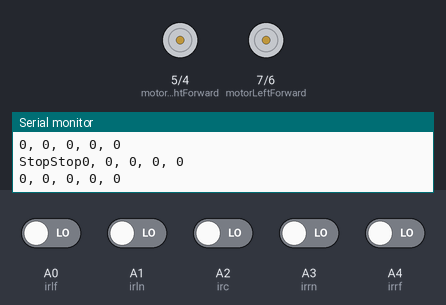
A sketch run on a simulated Arduino Uno, built with avr-gcc and run on an emulated ATmega328P. Parts: motor-driver pin pairs drawn as motors (green arrow = first pin HIGH = forward, orange = second pin HIGH = backward, longer = more drive, scaled by the enable pin), the last lines printed to the serial monitor. The inputs (shaded band) are chosen by the test bench; at power-on: A0 (irlf), A1 (irln), A2 (irc), A3 (irrn), A4 (irrf) LOW.

Above: at 1.2 s.
1.3 s: A1 (irln) driven HIGH
At 1.9 s:
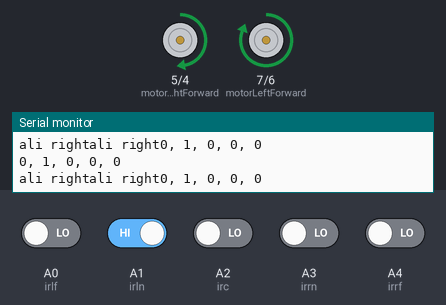
2.8 s: A2 (irc) driven HIGH
At 4.0 s:
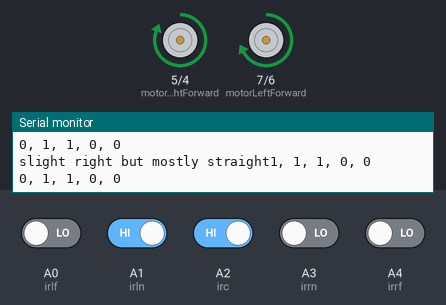
4.3 s: A2 (irc) driven LOW
At 5.6 s:
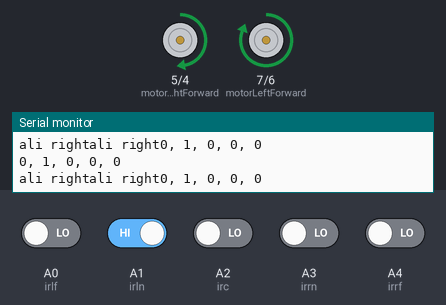
5.9 s: A0 (irlf) driven HIGH
At 6.7 s:
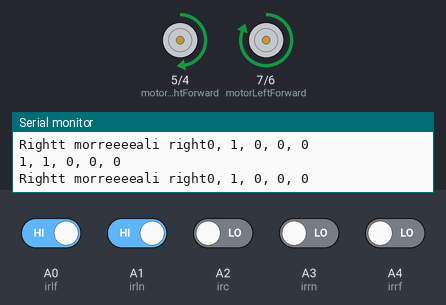
7.5 s: A1 (irln) driven LOW
At 8.7 s:
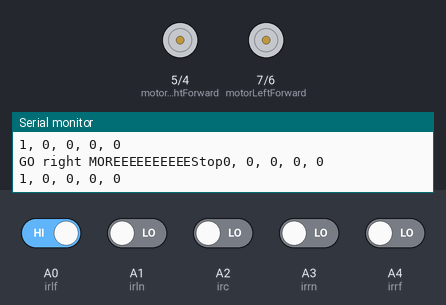
9.1 s: A3 (irrn) driven HIGH
At 10.5 s:
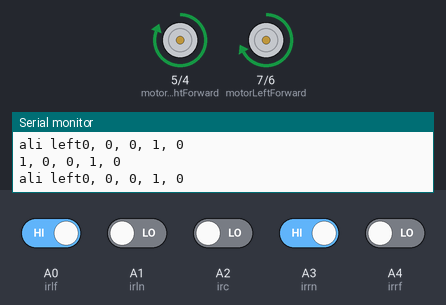
Timing chart, 0 to 11.6 s (numbered marks = the images above; inputs shaded):
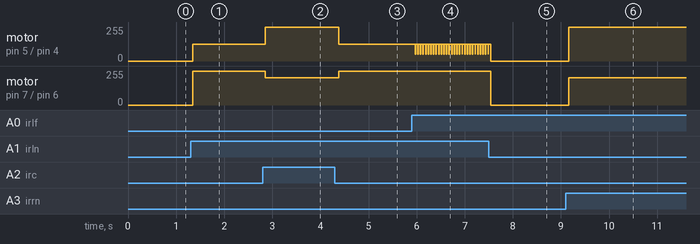

Measured:
- after the input at 1.3 s, motor on pin 5 (motorRightForward) / pin 4 (motorRightReverse): stopped → forward 127/255 at once; motor on pin 7 (motorLeftForward) / pin 6 (motorLeftReverse): stopped → forward 255/255 at once
- after the input at 2.8 s, motor on pin 5 (motorRightForward) / pin 4 (motorRightReverse): forward 127/255 → forward 255/255 after 0.05 s; motor on pin 7 (motorLeftForward) / pin 6 (motorLeftReverse): forward 255/255 → forward 204/255 after 0.05 s
- after the input at 4.3 s, motor on pin 5 (motorRightForward) / pin 4 (motorRightReverse): forward 255/255 → forward 127/255 after 0.09 s; motor on pin 7 (motorLeftForward) / pin 6 (motorLeftReverse): forward 204/255 → forward 255/255 after 0.09 s
- after the input at 5.9 s, motor on pin 5 (motorRightForward) / pin 4 (motorRightReverse): alternates forward 127/255 for 0.04 s and forward 51/255 for 0.01 s, starting after 0.07 s
- after the input at 7.5 s, motor on pin 7 (motorLeftForward) / pin 6 (motorLeftReverse): forward 255/255 → stopped after 0.05 s
- after the input at 9.1 s, motor on pin 5 (motorRightForward) / pin 4 (motorRightReverse): stopped → forward 255/255 after 0.06 s; motor on pin 7 (motorLeftForward) / pin 6 (motorLeftReverse): stopped → forward 204/255 after 0.06 s

The sketch:

upps100.ino
```cpp
const int irlf= A0;//left far IR sensor
const int irln= A1;//left near sensor
const int irc= A2;//center IR sensor
const int irrn= A3;//Right near IR sensor
const int irrf= A4;//Right far IR sensor

int IRLF = 0;
int IRLN = 0;
int IRC = 0;
int IRRN = 0;
int IRRF = 0;

const int motorLeftForward= 7;
const int motorLeftReverse= 6;
const int motorRightForward= 5;
const int motorRightReverse= 4;
const int enRightPin=10;
const int enLeftPin=11;

void setup() {
  pinMode(motorLeftForward, OUTPUT);
  pinMode(irlf, INPUT);
  pinMode(irln, INPUT);
  pinMode(irc, INPUT);
  pinMode(irrn, INPUT);
  pinMode(irrf, INPUT);
  pinMode(enLeftPin, OUTPUT);
  pinMode(enRightPin, OUTPUT);
  pinMode(motorLeftForward, OUTPUT);
  pinMode(motorLeftReverse, OUTPUT);
  pinMode(motorRightForward, OUTPUT);
  pinMode(motorRightReverse, OUTPUT);
  Serial.begin(9600);
}

void loop() {
  getSensorData();
  processData();
  // moveMotors(100, 100);
  processData();
  debugMode();
}//close loop

void processData(){
  if(IRLF==0 && IRLN ==0 && IRC == 1 && IRRN ==0 && IRRF==0){
    Serial.print("Straight");
    moveMotors(100, 100);
  }
  if(IRLF==0 && IRLN ==1 && IRC == 1 && IRRN ==0 && IRRF==0){
//Go straight even if left near and center light up with slight right
    Serial.print("slight right but mostly straight");

moveMotors(80,100);
  }
  if(IRLF==0 && IRLN ==0 && IRC == 1 && IRRN ==1 && IRRF==0){
//GO straight even if right near and center light up with slight left
    Serial.print("slight left but mostly straight");

moveMotors(100,80);

  }
  if(IRLF==0 && IRLN ==1 && IRC == 0 && IRRN ==0 && IRRF==0){
//go slightly right if left near lights up
    Serial.print("ali right");

moveMotors(100,50);
  }
  if(IRLF==0 && IRLN ==0 && IRC == 0 && IRRN ==1 && IRRF==0){
//go slightly left if right near lights up
    Serial.print("ali left");

moveMotors(50,100);

  }
  if(IRLF==1 && IRLN ==1 && IRC == 0 && IRRN ==0 && IRRF==0){
    //go right moree
        Serial.print("Rightt morreeee");

    moveMotors(100,20);

  }
  if(IRLF==0 && IRLN ==0 && IRC == 0 && IRRN ==1 && IRRF==1){
    //go left moreeee
        Serial.print("Left Moreeee");

        moveMotors(20,100);

  }
  if(IRLF==1 && IRLN ==0 && IRC == 0 && IRRN ==0 && IRRF==0){
    //goo rightttttt moreeeeeeeeeeeeeeeeeeeeee
    Serial.print("GO right MOREEEEEEEEEE");
    moveMotors(100,100);
  }
  if(IRLF==0 && IRLN ==0 && IRC == 0 && IRRN ==0 && IRRF==1){
    //gooo lefttttttttttttttt moreeeeeeeeeeeeee
        Serial.print("GO LEFT MOREEEEEEE");

    moveMotors(-1,100);
  }
  if(IRLF==0 && IRLN ==0 && IRC == 0 && IRRN ==0 && IRRF==0){
    //rotate right until line is found
    moveMotors(0,0);
        Serial.print("Stop");

  }
  if(IRLF==1 && IRLN ==1 && IRC == 1 && IRRN ==1 && IRRF==1){
    //junction is met, turn left until straight line is found.
  }
  if(IRLF=1 && IRLN ==1 && IRC == 1 && IRRN ==0 && IRRF==0){
    //left path found, steer left.
  }
  if(IRLF==0 && IRLN ==0 && IRC == 1 && IRRN ==1 && IRRF==1){
    //right path found, but continue in straight path.
    moveMotors(100,100);
  }
  // else{
  //   moveMotors(-1, -1);
  // }
}

void moveMotors(int leftMotorSpeed, int rightMotorSpeed)
{
  leftMotorSpeed=constrain(leftMotorSpeed, -100, 100);
  rightMotorSpeed=constrain(rightMotorSpeed, -100, 100);

  int enL=abs(map(leftMotorSpeed, -100, 100, -255, 255));
  int enR=abs(map(rightMotorSpeed, -100, 100, -255, 255));

  analogWrite(enLeftPin,enL);
  analogWrite(enRightPin,enR);

  digitalWrite(motorLeftForward, leftMotorSpeed > 0);
  digitalWrite(motorLeftReverse, leftMotorSpeed < 0);
  digitalWrite(motorRightForward, rightMotorSpeed > 0);
  digitalWrite(motorRightReverse, rightMotorSpeed < 0);

}


void getSensorData(){
  IRLF=digitalRead(irlf);//LEft far sensor
  IRLN=digitalRead(irln);//left near
  IRC=digitalRead(irc);//center
  IRRN=digitalRead(irrn);//right near
  IRRF=digitalRead(irrf);//right far sensor
  Serial.print(IRLF); Serial.print(", ");
  Serial.print(IRLN); Serial.print(", ");
Serial.print(IRC); Serial.print(", ");
Serial.print(IRRN); Serial.print(", ");
Serial.print(IRRF); Serial.print("\n");

}

void debugMode(){
  Serial.print(IRLF); Serial.print(", "); Serial.print(IRLN); Serial.print(", "); Serial.print(IRC); Serial.print(", "); Serial.print(IRRN); Serial.print(", "); Serial.print(IRRF); Serial.print("\n");
}
```
